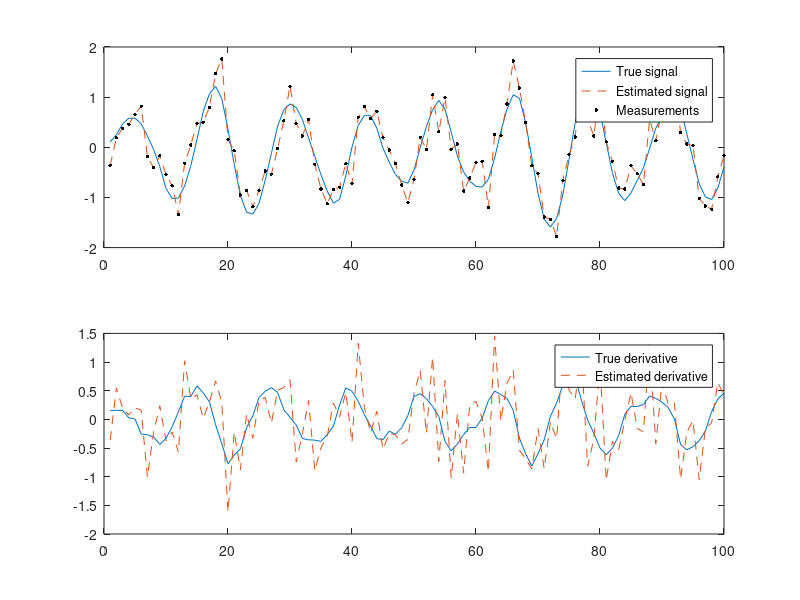

Write MATLAB code to recreate this figure. (Note: this script raises an error after producing the figure.)
%%%%%%%%%%%%%%%%%%%%%%%%%%%%%%%%%%%%%%%%%%%%%%%%%%%%%%%%%%%%%%%%%
%
% S-114.4202 Research Seminar on Computational Science
% Bayesian Estimation of Time-Varying Processes (5 p) L V
%
% $Id: kf_ex.m,v 1.1 2009/03/30 17:00:18 ssarkka Exp $
%
% This software is distributed under the GNU General Public 
% Licence (version 2 or later); please refer to the file 
% Licence.txt, included with the software, for details.
%
%%%%%%%%%%%%%%%%%%%%%%%%%%%%%%%%%%%%%%%%%%%%%%%%%%%%%%%%%%%%%%%%%

  %%%%%%%%%%%%%%%%%%%%%%%%%%%%%%%%%%%%%%%%
  %
  % Generate data
  %
  %%%%%%%%%%%%%%%%%%%%%%%%%%%%%%%%%%%%%%%%
  randn('state',123);
  steps = 100;

  w = 0.5;
  q = 0.01;
  r = 0.1;

  % This is the transition matrix
  A = [cos(w)    sin(w)/w; 
       -w*sin(w) cos(w)];

  % This is the process noise covariance
  Q = [0.5*q*(w-cos(w)*sin(w))/w^3 0.5*q*sin(w)^2/w^2;
       0.5*q*sin(w)^2/w^2          0.5*q*(w+cos(w)*sin(w))/w];

  % This is the true initial value
  x0 = [0;0.1]; 

  X = zeros(2,steps);  % The true signal
  Y = zeros(1,steps);  % Measurements
  T = 1:steps;         % Time
  x = x0;
  for k=1:steps
    x = mvnrnd(A*x,Q)';
    y = mvnrnd(x(1),r);
    X(:,k) = x;
    Y(:,k) = y;
  end

  %figure;
  %subplot(1,1,1);
  %plot(T,X(1,:),'--',T,Y,'o');
  %legend('True signal','Measurements');
  %fprintf('This is the simulated data. Press enter.\n');
  %pause;
  
  %%%%%%%%%%%%%%%%%%%%%%%%%%%%%%%%%%%%%%%%
  %
  % Base line solution. The estimates
  % of x_k are stored as columns of
  % the matrix EST1.
  %
  %%%%%%%%%%%%%%%%%%%%%%%%%%%%%%%%%%%%%%%%
  
  m1 = x0;  % Initialize to true value
  EST1 = zeros(2,steps);
  for k=1:steps
    m1(2) = Y(k)-m1(1);
    m1(1) = Y(k);

    EST1(:,k) = m1;
  end

  % Plot the signal and its estimate
  figure;
  subplot(2,1,1);
  plot(T,X(1,:),'-',T,EST1(1,:),'--',T,Y,'k.','MarkerSize',8);
  legend('True signal','Estimated signal','Measurements');
  
  % Plot the derivative and its estimate
  subplot(2,1,2);
  plot(T,X(2,:),'-',T,EST1(2,:),'--');
  legend('True derivative','Estimated derivative');
  exportplot('ex_3_3_basesol.pdf',figW,figH,gcf,1.5);
  % Compute error
  err1 = rmse(X,EST1);
  
  fprintf('This is the base line estimate. Press enter.\n');
  
  
  %%%%%%%%%%%%%%%%%%%%%%%%%%%%%%%%%%%%%%%%
  % Kalman filter solution
  %%%%%%%%%%%%%%%%%%%%%%%%%%%%%%%%%%%%%%%%

  m = x0;     % Initialize to true value
  P = eye(2); % Some uncertanty in covariance  
  EST2 = zeros(2,steps);
  EST2P = zeros(2,2,steps);
  
  Ks = EST2;
  H = [1 0];
  kdiff = zeros(1,steps);
  for k=1:steps
    % prediction
    m_ = A*m;
    P_ = A*P*A'+Q;
    
    % update
    K = P_(:,1)/(P_(1,1)+r);
    Ks(:,k) = K;
    m = m_ + K*(Y(k)-m_(1));
    P = P_-(P_(1,1)+r)*(K*K');

    % Store the results
    EST2(:,k) = m;
    EST2P(:,:,k) = P;
  end

  % Plot the signal and its estimate
  figure;
  subplot(2,1,1);
  plot(T,X(1,:),'-',T,EST2(1,:),'--',T,Y,'k.','MarkerSize',8);
  legend('True signal','Estimated signal','Measurements');
  
  % Plot the derivative and its estimate
  subplot(2,1,2);
  plot(T,X(2,:),'-',T,EST2(2,:),'--');
  legend('True derivative','Estimated derivative');
  exportplot('ex_3_3_kalmansol.pdf',figW,figH,gcf,1.5);


  % Compute error
  err2 = rmse(X,EST2);  



  %%%%%%%%%%%%%%%%%%%%%%%%%%%%%%%%%%%%%%%%
  % Stationary Kalman filter solution
  %%%%%%%%%%%%%%%%%%%%%%%%%%%%%%%%%%%%%%%%

  m3 = x0;     % Initialize to true value
  K  =  [0.424975200169185;
         0.111137301539005];  % Store the stationary gain here
  
  EST3 = zeros(2,steps);

  for k=1:steps
    % Replace these with the stationary Kalman filter equations
    m3 = A*m3+K*(Y(k)-A(1,:)*m3);
    
    % Store the results
    EST3(:,k) = m3;
  end

  % Plot the signal and its estimate
  figure;
  subplot(2,1,1);
  plot(T,X(1,:),'-',T,EST3(1,:),'--',T,Y,'k.','MarkerSize',8);
  legend('True signal','Estimated signal','Measurements');
  
  % Plot the derivative and its estimate
  subplot(2,1,2);
  plot(T,X(2,:),'-',T,EST3(2,:),'--');
  legend('True derivative','Estimated derivative');
  exportplot('ex_3_3_statkalmansol.pdf',figW,figH,gcf,1.5);
  
  
  % Compute error
  err3 = rmse(X,EST3);
  
    rLabels = {'RMSE'};
    cLabels = {'Baseline' 'Kalman' 'Stat. Kalman'};
    matrix2latex([err1 err2 err3],'ex_3_3_rmse.tex',...
           'alignment','d{?}{2}','format','$%.5f$','columnLabels',cLabels,...
           'rowLabels',rLabels,'rowLabelAlignment','r');
  
 
 %%

  %%%%%%%%%%%%%%%%%%%%%%%%%%%%%%%%%%%%%%%%
  %
  % RTS Smoother
  % The estimates of x_k are stored as columns of
  % the matrix EST3.
  %
  %%%%%%%%%%%%%%%%%%%%%%%%%%%%%%%%%%%%%%%%

mss = zeros(2,steps);
Pss = EST2P;
Gs = mss;
m_s = EST2(:,end);
P_s = EST2P(:,:,end);
mss(:,end) = m_s;
Pss(:,:,end) = P_s;

for k=steps-1:-1:1
    m = EST2(:,k);
    P = EST2P(:,:,k);
    % prediction
    m_ = A*m;
    P_ = A*P*A'+Q;
    
    % update
    G = P*A/P_;
    m_s = m + G*(m_s-m_);
    P_s = P + G*(P_s-P_)*G';
    mss(:,k) = m_s;
    Pss(:,:,k) = P_s;
    
end

  % Plot the signal and its estimate
  figure;
  subplot(2,1,1);
  plot(T,EST2(1,:),'--',T,EST3(1,:),'-');
  legend('Kalman','RTS');
  xlabel('Time');
  ylabel('Mean');
  
  % Plot the derivative and its estimate
  subplot(2,1,2);
  plot(T,EST2(2,:),'--',T,EST3(2,:),'-');
  legend('Kalman','RTS');
  xlabel('Time');
  ylabel('Mean');
  
  exportplot('ex_7_2.pdf',figW,figH);
  
  err4 = rmse(X,mss);
  
  
  


